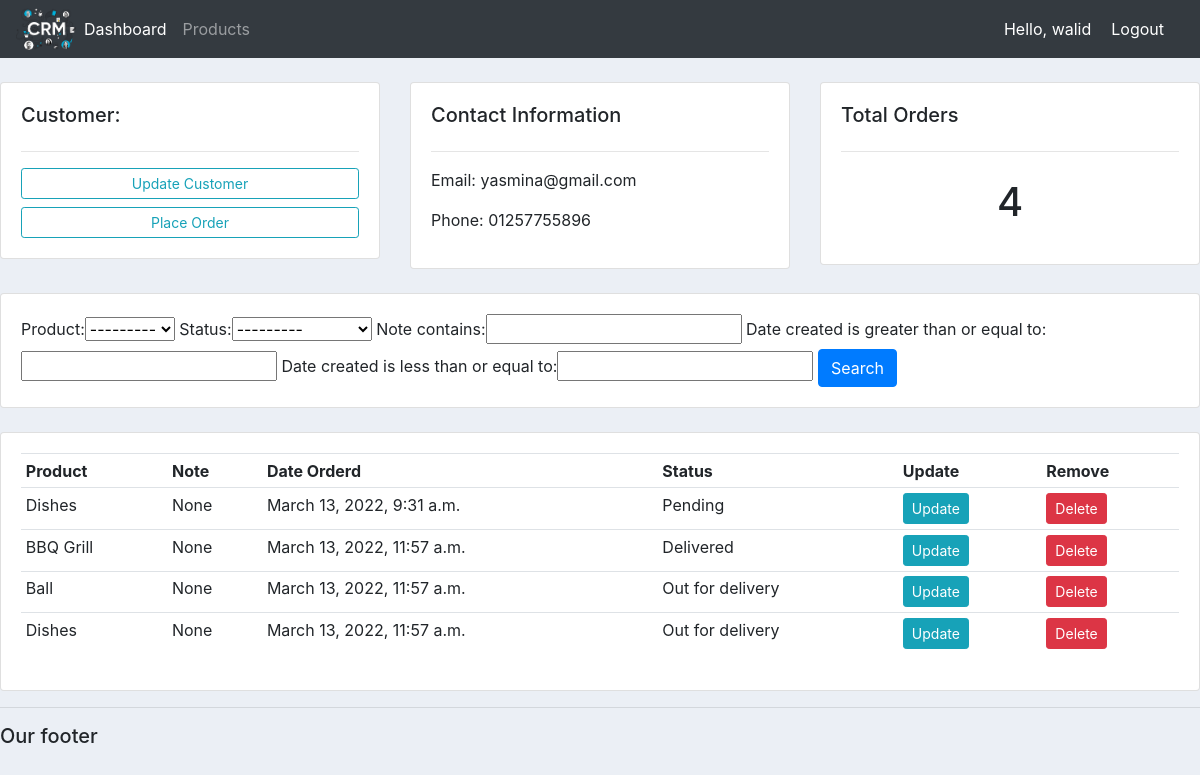
The app's page /customer/2/ (signed in), older data.
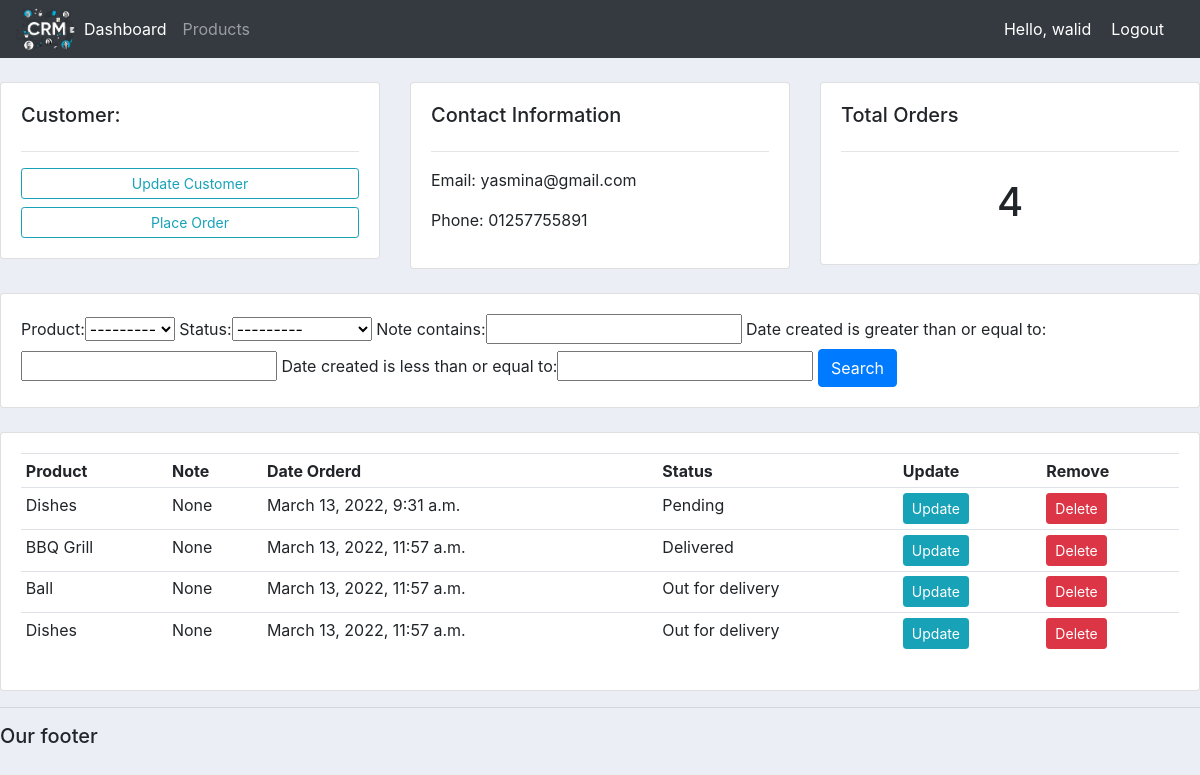
The same page, newer data.
### accounts/models.py (models this page shows, shortened)
class Customer(models.Model):
    user = models.OneToOneField(User, null=True, blank=True, on_delete=models.CASCADE)
    name = models.CharField(max_length=200, null=True)
    phone = models.CharField(max_length=200, null=True)
    email = models.CharField(max_length=200, null=True)
    profile_pic = models.ImageField(default="default.png", null=True, blank=True)
    date_created = models.DateTimeField(auto_now_add=True, null=True)

### accounts/decorators.py (the view)
        def wrapper_func(request, *args, **kwargs):
            group = None
            if request.user.groups.exists():
                group = request.user.groups.all()[0].name
            if group in allowed_roles:
                return view_func(request, *args, **kwargs)
            else:
                return HttpResponse('You are not authorized to view this page.')

### accounts/models.py (called while the page is built)
    def __str__(self):
        return self.name

### accounts/views.py (called while the page is built)
@login_required(login_url='login')
@allowed_users(allowed_roles=['admin'])
def customer(request, pk_test):
    customer = Customer.objects.get(id=pk_test)
    orders = customer.order_set.all()
    total_orders = orders.count()
    myFilter = OrderFilter(request.GET, queryset=orders)
    orders = myFilter.qs
    context = {'customer':customer, 'orders':orders, 'total_orders':total_orders, 'myFilter':myFilter}
    return render(request, 'accounts/customer.html', context)

### accounts/templates/accounts/customer.html
{% extends 'accounts/main.html' %}
{% block content %}
<br>
<div class="row">
	<div class="col-md">
		<div class="card card-body">
			<h5>Customer:</h5>
			<hr>
			<a class="btn btn-outline-info  btn-sm btn-block" href="">Update Customer</a>
			<a class="btn btn-outline-info  btn-sm btn-block" href="{% url 'create_order' customer.id %}">Place Order</a>
		</div>
	</div>
	<div class="col-md">
		<div class="card card-body">
			<h5>Contact Information</h5>
			<hr>
			<p>Email: {{customer.email}} </p>
			<p>Phone: {{customer.phone}}</p>
		</div>
	</div>
	<div class="col-md">
		<div class="card card-body">
			<h5>Total Orders</h5>
			<hr>
			<h1 style="text-align: center;padding: 10px">{{total_orders}}</h1>
		</div>
	</div>
</div>
<br>
<div class="row">
	<div class="col">
		<div class="card card-body">
			<form method="get">
				{{myFilter.form}}
		    <button class="btn btn-primary" type="submit">Search</button>
		  </form>
		</div>
	</div>
</div>
<br>
<div class="row">
	<div class="col-md">
		<div class="card card-body">
			<table class="table table-sm">
				<tr>
					<th>Product</th>
					<th>Note</th>
					<th>Date Orderd</th>
					<th>Status</th>
					<th>Update</th>
					<th>Remove</th>
				</tr>
				{% for order in orders %}
				<tr>
					<td>{{order.product}}</td>
					<td>{{order.note}}</td>
					<td>{{order.date_created}}</td>
					<td>{{order.status}}</td>
					<td><a class="btn btn-sm btn-info" href="{% url 'update_order' order.id %}">Update</a></td>
					<td><a class="btn btn-sm btn-danger" href="{% url 'delete_order' order.id %}">Delete</a></td>
				</tr>
				{% endfor %}
			</table>
		</div>
	</div>
</div>
{% endblock %}

Row changes from the older to the newer data that the page shows:
changed Customer "yasmina@gmail.com": phone "01257755896" → "01257755891"
